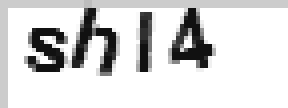
#> input picture 456/1.bmp, 72 x 27 px, given in place of 1.png, which was not available (shown 4 times larger)
$ python '腐蚀.py'
#> lines starting #> are read from the running program, lines starting #| are printed output that depends on the picture; pictures that were not available may be replaced by others from this repository, and a replacement may not be noted
import cv2
import numpy as np
img=cv2.imread('C:/Users/A/Desktop/1234/1.png',0)
#> img is the input picture: shape (27, 72); min 17, max 255, mean 216.5
#Opencv定义结构元素
kernel=cv2.getStructuringElement(cv2.MORPH_RECT,(3,3))

#腐蚀图像
eroded=cv2.erode(img,kernel)
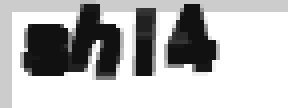
#> eroded: shape (27, 72) (shown 4 times larger); min 17, max 255, mean 183.9
#显示
cv2.imshow('Eroded Image',eroded)


#膨胀图像
dilated=cv2.dilate(img,kernel)
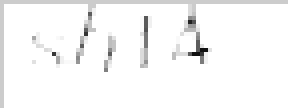
#> dilated: shape (27, 72) (shown 4 times larger); min 17, max 255, mean 247.2
#显示图像
cv2.imshow('Dilated Image',dilated)

#Numpy定义的结构元素
NpKernel=np.uint8(np.ones((3,3)))
Nperoded=cv2.erode(img,NpKernel)
#显示腐蚀后的图像
cv2.imshow('Eroded by Numpy kernel',Nperoded)

cv2.waitKey(0)
cv2.destroyAllWindows()
